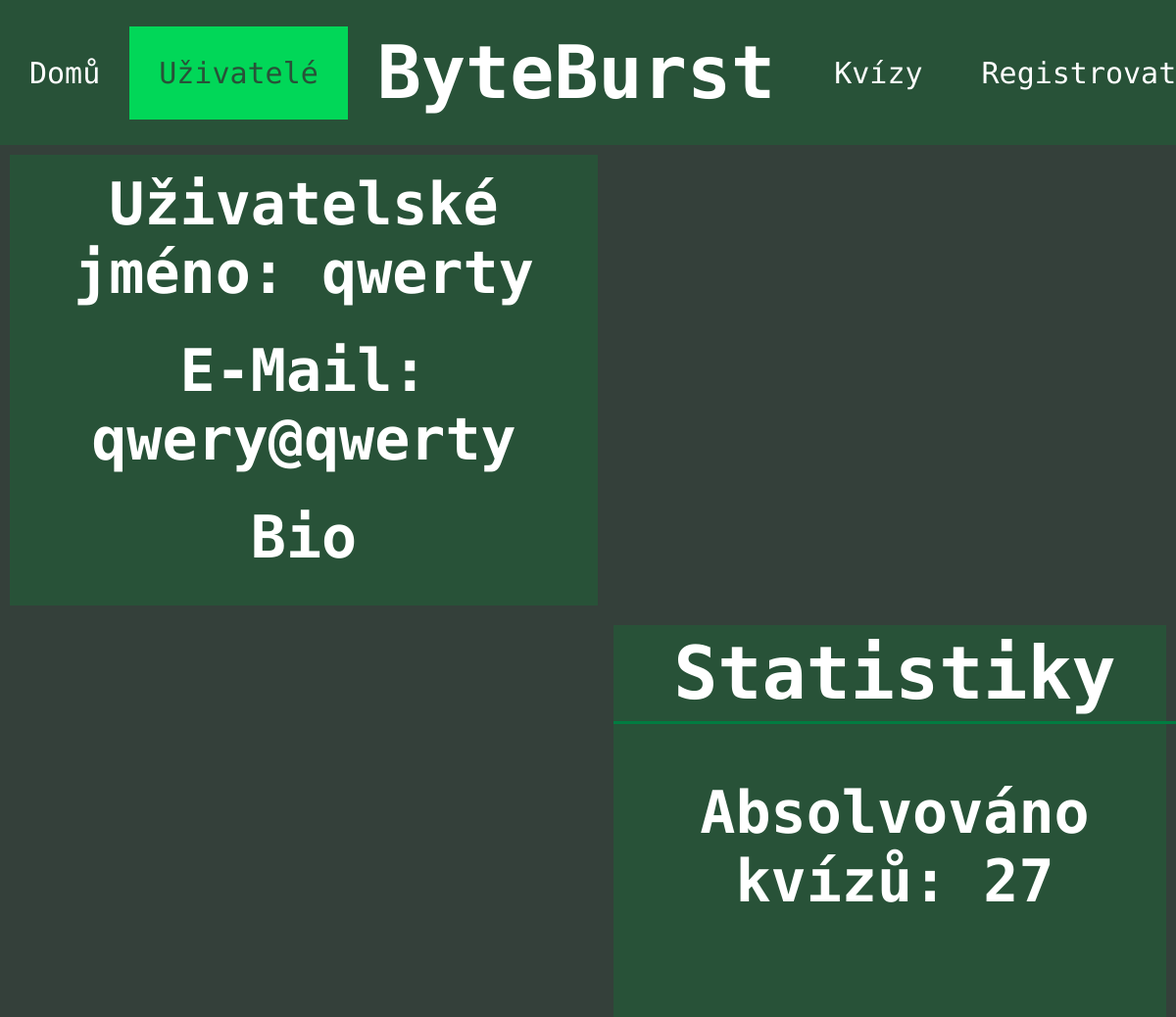
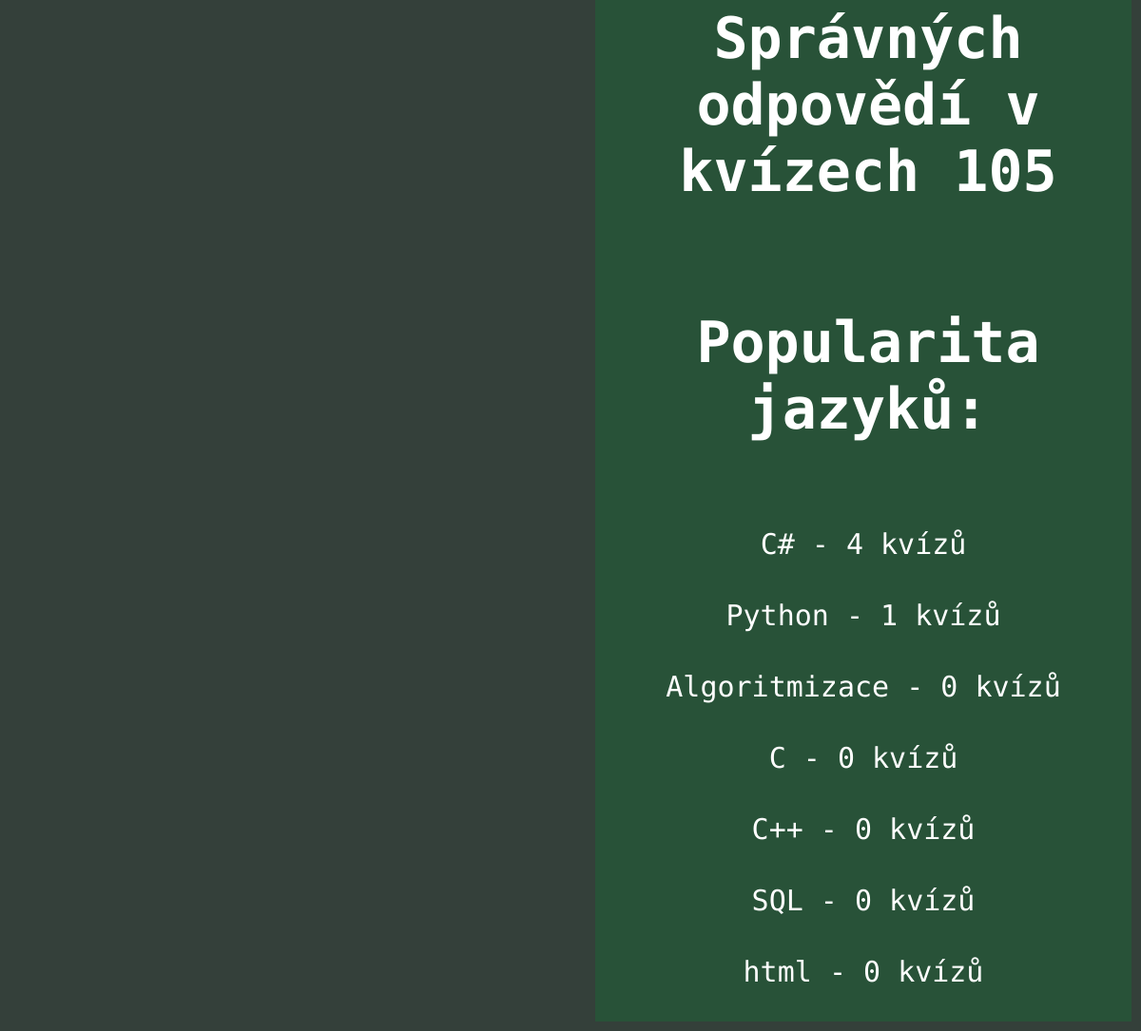
/users/17, run on the app's committed database (2 pictures, top to bottom).
### tables this page shows
CREATE TABLE "user" (
	"id"	INTEGER,
	"username"	TEXT UNIQUE,
	"email"	TEXT UNIQUE,
	"password"	TEXT,
	"bio"	TEXT,
	"quiz_correct"	INTEGER DEFAULT 0,
	"quiz_absolved"	INTEGER DEFAULT 0,
	"is_admin"	INTEGER DEFAULT 0,
	"is_active"	INTEGER NOT NULL DEFAULT 1,
	PRIMARY KEY("id" AUTOINCREMENT)
);

CREATE TABLE "category" (
	"id"	INTEGER,
	"name"	TEXT,
	PRIMARY KEY("id" AUTOINCREMENT)
);

### app.py (the view)
@app.route("/users/<user_id>") # route pro zobrazení konkrétního už. profilu
def user(user_id):
    cur, con=db_connect()
    cur.execute("SELECT username, email, bio, quiz_correct, quiz_absolved FROM user WHERE id=?", (user_id,)) # vybrání už. jména, e-mailu, bia, počtu správných odpovědí a absolvovaných kvízů z tabulky user v záznamech, kde se id rovná předanému parametru
    username, email, bio, quiz_correct, quiz_absolved=cur.fetchone() # spojení výsledku dotazu do stejnojmenných proměnných
    cur.execute("SELECT * FROM language_popularity WHERE user_id=?",(user_id,)) # vybrání všech atributů z tabulky language_popularity
    language_popularity_temporary=cur.fetchall() # spojení výsledku do dotazu language popularity
    cur.execute("SELECT name FROM category") # výběr jmen kategorií z tabulky category
    categories=cur.fetchall() # spojení výsledku dotazu do tabulky categories
    language_popularity={} # založení dictionary language_popularity
    for i in range (0, len(categories)): # založení for cyklu pro procházení jednotlivých dílčích kategorií
        language_popularity[categories[i]]=language_popularity_temporary[i][3] # nastavení hodnoty v language_popularity s klíčem categories[i], tedy dílčí kategorie, na hodnotu třetí hodnotu v i-tém listu v language_popularity_temporary
    language_popularity=sorted(language_popularity.items(), key=lambda x: x[1], reverse=True) # language_popularity.items přetvoří dictionary na list, ve kterém jsou další listy, které vždy obsahující dvojici klíč a k ní hodnota
    return render_template("pages/profil.html", active=2, username=username, email=email, bio=bio, quiz_correct=quiz_correct, quiz_absolved=quiz_absolved, language_popularity=language_popularity, is_admin=0)

### app.py (called while the page is built)
def db_connect():
    con = sqlite3.connect("database.db") # připojení do databáze uložené v adresáři jako database.db
    cur = con.cursor() # vytvoření cursor pro interakci s databází
    return cur, con

### templates/pages/profil.html (shortened to what this page needs)
{% extends "layout/header.html" %}
{% block content %}
<div class="profile-left-section">
    <h2>Uživatelské jméno: {{ username }}</h2><br>
    <h2>E-Mail: {{ email }}</h2><br>
    <h2>Bio</h2><br>
</div>
<div class="profile-right-section">
    <h1>Statistiky</h1>
    <h2>Absolvováno kvízů: {{ quiz_absolved }}</h2>
    <h2>Správných odpovědí v kvízech {{ quiz_correct }}</h2>
    <h2 style="text-align: center;">Popularita jazyků:</h2>
    {% for element in language_popularity %}
        <p>{{ element[0][0] }} - {{ element[1] }} kvízů</p>
    {% endfor %}
</div>
{% endblock %}

### static/css/style.css (style rules this page uses)
* { font-family: "Ubuntu Mono", monospace; color: white; }
:root { --background-green:#285238; --hover-green:#007C41; --active-green:#01D758; --page-background: #34403A; }
body { margin: 0; padding: 0; background-color: #34403A; }
h1 { font-size: 75px; display: inline-block; text-align: center; margin: auto; position: relative; }
h2 { font-size: 60px; display: inline-block; }
.profile-left-section { width: 50%; float: left; text-align: center; margin: 10px; background-color: var(--background-green); }
.profile-left-section h2 { margin: 10px; max-width: 90%; }
.profile-right-section { width: 47%; float: right; margin: 10px; background-color: var(--background-green); }
.profile-right-section h1,h2 { width: 100%; padding: 5px; text-align: center; }
.profile-right-section h1 { border-bottom: solid var(--hover-green); }
.profile-right-section p { font-size: 30px; padding: 5px; text-align: center; }

### data on the page
user: username "qwerty", email "qwery@qwerty"
category: name "C#", element "4"
category: name "Python", element "1"
category: name "Algoritmizace", element "0"
category: name "C", element "0"
category: name "C++", element "0"
category: name "SQL", element "0"
category: name "html", element "0"

### other printed values
{{ quiz_absolved }} "27"
{{ quiz_correct }} "105"
